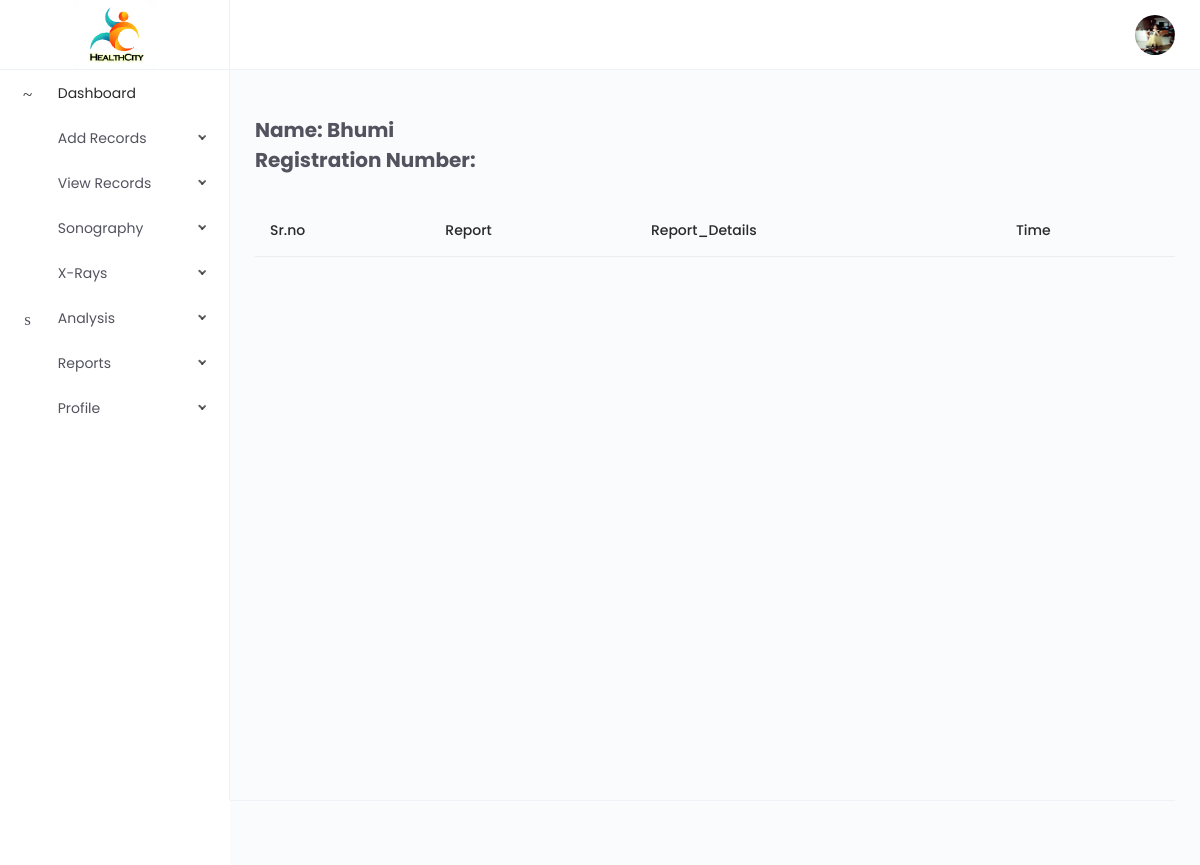
The page /doctor/view_report.php (signed in) on the database its author committed.
### tables this page shows
CREATE TABLE `user_master` (
  `login_id` int(10) NOT NULL,
  `card_id` varchar(12) NOT NULL,
  `fname` varchar(100) NOT NULL,
  `lname` varchar(500) NOT NULL,
  `email` varchar(100) NOT NULL,
  `phone_no` bigint(50) NOT NULL,
  `dob` varchar(15) NOT NULL,
  `password` varchar(50) NOT NULL,
  `role_id` int(50) NOT NULL,
  `active` int(50) NOT NULL,
  `status` int(50) NOT NULL,
  `gender` varchar(100) NOT NULL,
  `address` varchar(500) NOT NULL,
  `profile_pic` varchar(500) NOT NULL,
  `blood_group` varchar(50) NOT NULL,
  `state` varchar(50) NOT NULL,
  `city` varchar(50) NOT NULL,
  `aadhar` varchar(10000) NOT NULL,
  `registered_time` timestamp NOT NULL DEFAULT current_timestamp() ON UPDATE current_timestamp()
);

### doctor/view_report.php (the view, shortened to what this page needs)
<?php include("header.php");
$id = $_SESSION['card1'];
 ?>
            <div class="page-container">
                <div class="main-content">
                        <?php
                        $sql1="SELECT * FROM user_master WHERE card_id ='$id'";
                        $res=mysqli_query($con,$sql1);
                        $row1=mysqli_fetch_array($res);
                        $no=$row1['card_id'];
                        $name=$row1['fname'];
                        ?>
                        <div class="table-responsive">
                            <div style="margin-top: 20px;font-size: 20px"><b>Name: <?php echo $name;?></b><br/><b>Registration Number: <?php echo $no;?></b><br/><br/></div>
                            <table class="table table-hover">
                                <thead>
                                    <tr>
                                        <th scope="col">Sr.no</th>
                                        <th scope="col">Report</th>
                                        <th scope="col">Report_Details</th>
                                        <th scope="col">Time</th>
                                    </tr>
                                </thead>
                            </table>
                        </div>
                    </div>
                </div>
            </div>
<?php include("footer.php"); ?>

### doctor/header.php (shortened to what this page needs)
<?php
    include "connection.php";
    if(!isset($_SESSION['log']))
    {
        header("location:sign_up.php");
    }
    else
    {
        $log = $_SESSION['log'];
        $sql1 = "SELECT profile_pic FROM user_master WHERE email='$log'";
        $result2 = mysqli_query($con,$sql1);
        $value2 = mysqli_fetch_array($result2);
        $def =$value2['profile_pic'];
}?>
<!DOCTYPE html>
<html lang="en">
<head>
    <link href="assets/css/app.min.css" rel="stylesheet">
    <link href="assets/vendors/select2/select2.css" rel="stylesheet">
    <link href="assets/vendors/bootstrap-datepicker/bootstrap-datepicker.min.css" rel="stylesheet">
</head>
<body>
    <div class="app">
        <div class="layout">
            <div class="header">
                <div class="logo logo-dark">
                    <a href="index.php">
                        <img src="../assets/images/logo.png" alt="Logo" height="70px">
                    </a>
                </div>
                <div class="nav-wrap">
                    <ul class="nav-left">
                        <li class="desktop-toggle">
                            <a href="javascript:void(0);">
                                <i class="anticon"></i>
                            </a>
                        </li>
                    </ul>
                    <ul class="nav-right">
                        <li class="dropdown dropdown-animated scale-left">
                            <div class="pointer" data-toggle="dropdown">
                                <div class="avatar avatar-image  m-h-10 m-r-15">
                                    <img src="<?php echo $def ?>"  alt="">
                                </div>
                            </div>
                        </li>
                    </ul>
                </div>
            </div>
            <div class="side-nav">
                <div class="side-nav-inner">
                    <ul class="side-nav-menu scrollable">
                        <li class="nav-item dropdown open">
                            <a class="dropdown-toggle" href="index.php">
                                <span class="icon-holder">
                                    <i class="anticon anticon-dashboard"></i>
                                </span>
                                <span class="title">Dashboard</span>
                            </a>
                        </li>
                        <li class="nav-item dropdown">
                            <a class="dropdown-toggle" href="javascript:void(0);">
                                <span class="icon-holder">
                                   <i class="anticon anticon-team"></i>
                                </span>
                                <span class="title">Add Records</span>
                            </a>
                        </li>
                        <li class="nav-item dropdown">
                            <a class="dropdown-toggle" href="javascript:void(0);">
                                <span class="icon-holder">
                                   <i class="anticon anticon-laptop"></i>
                                </span>
                                <span class="title">View Records</span>
                            </a>
                        </li>
                         <li class="nav-item dropdown">
                            <a class="dropdown-toggle" href="javascript:void(0);">
                                <span class="icon-holder">
                                  <i class="anticon anticon-snippets"></i>
                                </span>
                                <span class="title">Sonography</span>
                            </a>
                        </li>
                         <li class="nav-item dropdown">
                            <a class="dropdown-toggle" href="javascript:void(0);">
                                <span class="icon-holder">
                                   <i class="anticon anticon-diff"></i>
                                </span>
                                <span class="title">X-Rays</span>
                            </a>
                        </li>
                        <li class="nav-item dropdown">
                            <a class="dropdown-toggle" href="javascript:void(0);">
                                <span class="icon-holder">
                                   <i class="anticon anticon-area-chart"></i>
                                </span>
                                <span class="title">Analysis</span>
                            </a>
                        </li>
                        <li class="nav-item dropdown">
                            <a class="dropdown-toggle" href="javascript:void(0);">
                                <span class="icon-holder">
                                   <i class="anticon anticon-file"></i>
                                </span>
                                <span class="title">Reports</span>
                            </a>
                        </li>
                        <li class="nav-item dropdown">
                            <a class="dropdown-toggle" href="javascript:void(0);">
                                <span class="icon-holder">
                                    <i class="anticon anticon-profile"></i>
                                </span>
                                <span class="title">Profile</span>
                            </a>
                        </li>
                        </ul>
                </div>
            </div>

### rows shown on the page
user_master: profile_pic (picture)
user_master: fname "Bhumi"
